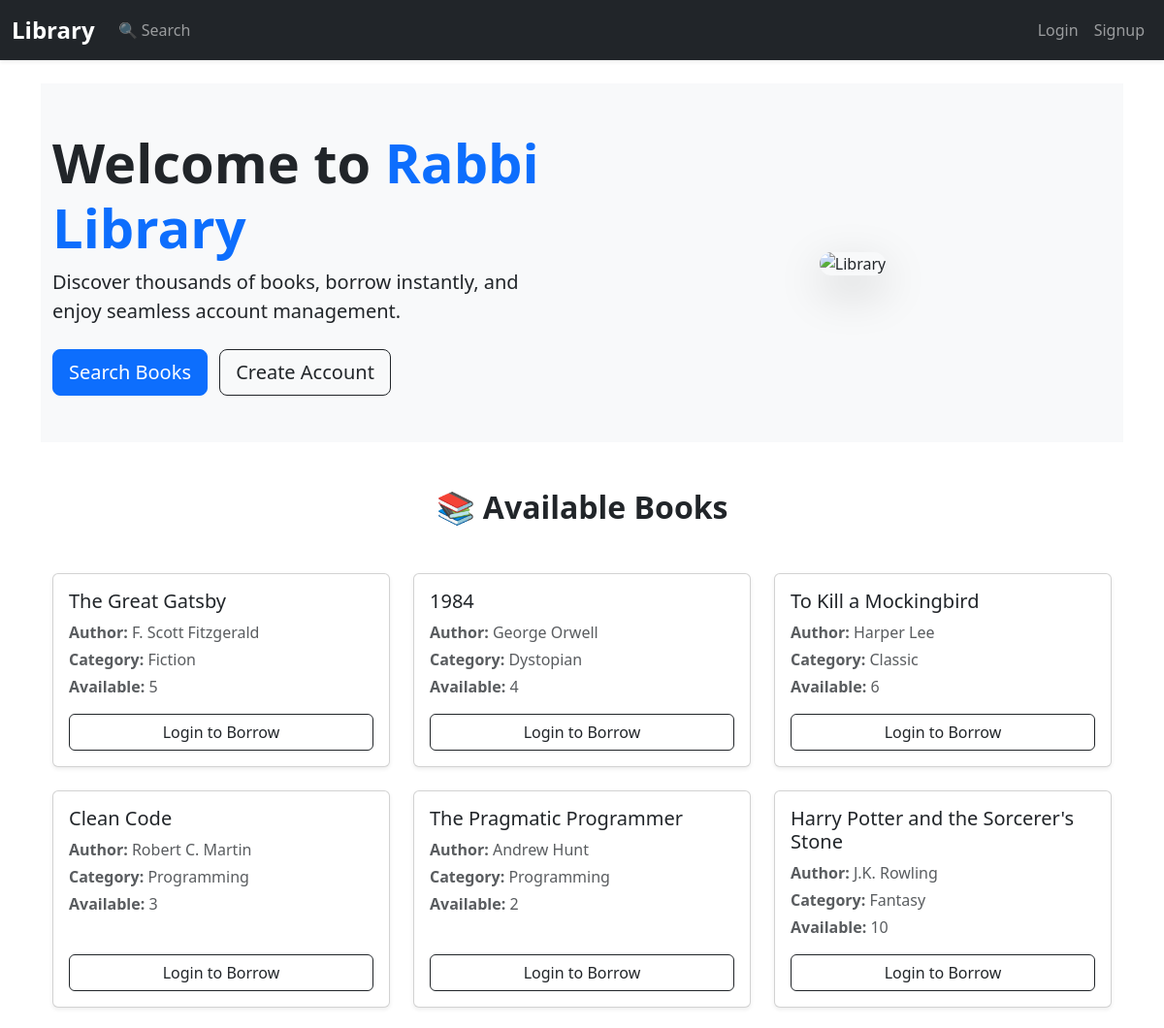
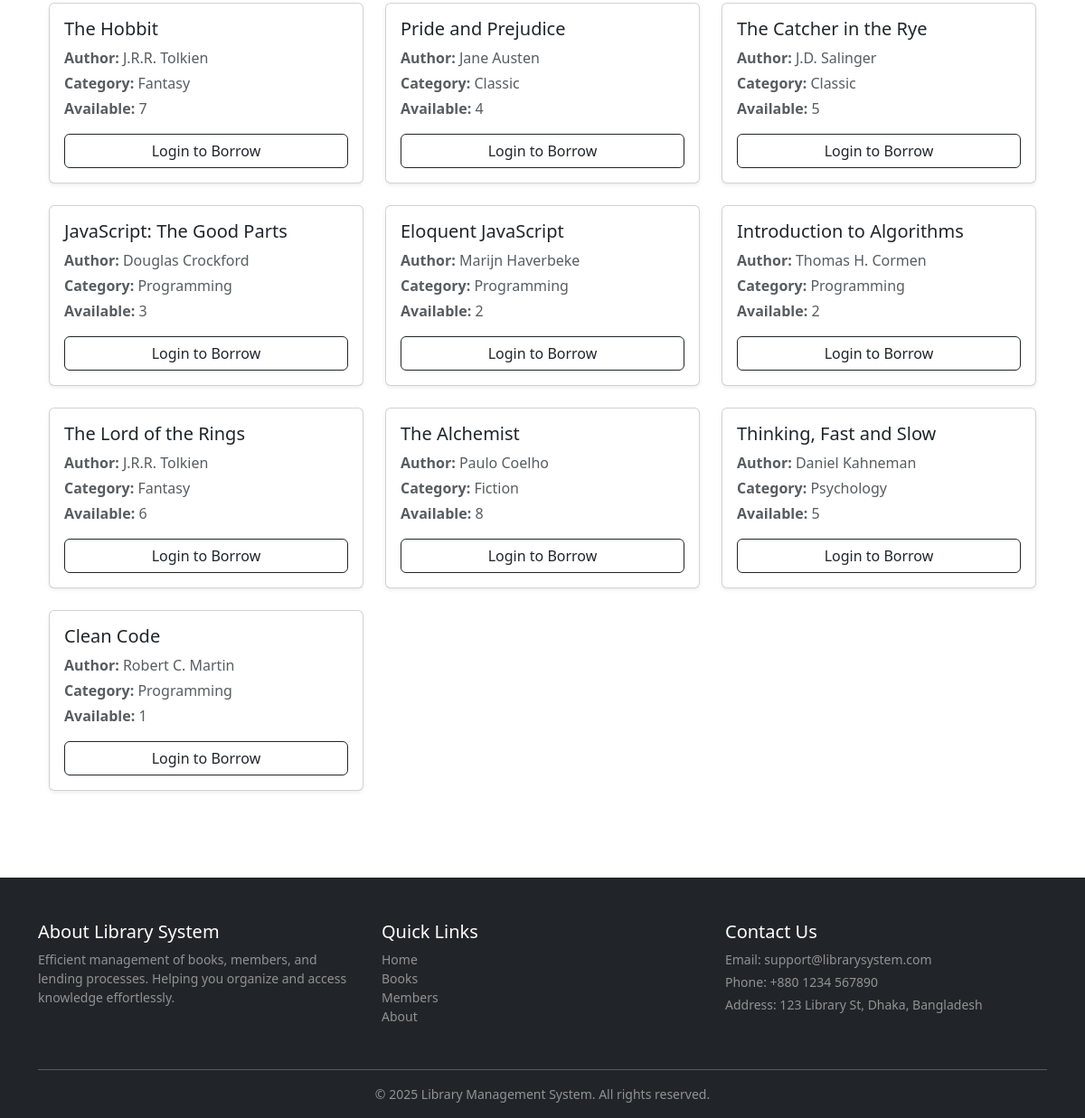
Page /libary/index.php on the committed database (2 pictures, top to bottom).
### tables this page shows
CREATE TABLE `books` (
  `id` int NOT NULL AUTO_INCREMENT,
  `title` varchar(200) NOT NULL,
  `author` varchar(150) NOT NULL,
  `category` varchar(100) DEFAULT NULL,
  `quantity` int DEFAULT '1',
  `created_at` timestamp NULL DEFAULT CURRENT_TIMESTAMP,
  PRIMARY KEY (`id`)
);

### libary/config.php (called while the page is built, shortened)
<?php
if (!function_exists('is_logged_in')) {
    function is_logged_in() {
        return isset($_SESSION['user_id']);
    }
}
?>

### libary/index.php (the view, shortened to what this page needs)
<?php
require_once 'config.php';
$result = $conn->query("SELECT * FROM books ORDER BY created_at DESC");
$books = $result->fetch_all(MYSQLI_ASSOC);
require 'header.php';
?>
<section class="py-5 bg-light">
  <div class="container">
    <div class="row align-items-center">
      <div class="col-md-6">
        <h1 class="display-4 fw-bold">
          Welcome to <span class="text-primary">Rabbi Library</span>
        </h1>
        <p class="lead">Discover thousands of books, borrow instantly, and enjoy seamless account management.</p>
        <div class="mt-4">
          <a href="/search.php" class="btn btn-primary btn-lg me-2">
            <i class="bi bi-search"></i> Search Books
          </a>
          <?php if(!is_logged_in()): ?>
            <a href="/signup.php" class="btn btn-outline-dark btn-lg">
              <i class="bi bi-person-plus"></i> Create Account
            </a>
          <?php else: ?>
            <a href="/my_borrows.php" class="btn btn-success btn-lg">
              <i class="bi bi-journal-bookmark"></i> My Borrows
            </a>
          <?php endif; ?>
        </div>
      </div>
      <div class="col-md-6 text-center mt-4 mt-md-0">
        <img src="https://images.unsplash.com/photo-1524995997946-a1c2e315a42f?w=900"
             class="img-fluid rounded-4 shadow-lg" alt="Library">
      </div>
    </div>
  </div>
</section>
<section class="py-5 bg-white">
  <div class="container">
    <h2 class="text-center mb-5 fw-bold">📚 Available Books</h2>
    <div class="row g-4">
      <?php if (count($books) > 0): ?>
        <?php foreach ($books as $book): ?>
          <div class="col-md-4 col-sm-6">
            <div class="card h-100 shadow-sm hover-effect">
              <div class="card-body d-flex flex-column">
                <h5 class="card-title"><?= htmlspecialchars($book['title']) ?></h5>
                <p class="text-muted mb-1"><strong>Author:</strong> <?= htmlspecialchars($book['author']) ?></p>
                <p class="text-muted mb-1"><strong>Category:</strong> <?= htmlspecialchars($book['category']) ?></p>
                <p class="text-muted mb-3"><strong>Available:</strong> <?= (int)$book['quantity'] ?></p>
                <div class="mt-auto">
                  <?php if (is_logged_in()): ?>
                    <a href="borrow.php?book_id=<?= $book['id'] ?>" class="btn btn-primary w-100">
                      <i class="bi bi-book"></i> Borrow
                    </a>
                  <?php else: ?>
                    <a href="login.php" class="btn btn-outline-dark w-100">
                      <i class="bi bi-box-arrow-in-right"></i> Login to Borrow
                    </a>
                  <?php endif; ?>
                </div>
              </div>
            </div>
          </div>
        <?php endforeach; ?>
      <?php else: ?>
        <p class="text-center">No books available right now.</p>
      <?php endif; ?>
    </div>
  </div>
</section>
<?php require 'footer.php'; ?>

### libary/header.php (shortened to what this page needs)
<?php
if (file_exists(__DIR__ . '/config.php')) {
    require __DIR__ . '/config.php';
} elseif (file_exists(__DIR__ . '/../config.php')) {
    require __DIR__ . '/../config.php';
}
$current_page = basename($_SERVER['PHP_SELF']);
?>
<!DOCTYPE html>
<html lang="en">
<head>
  <link href="https://cdn.jsdelivr.net/npm/bootstrap@5.3.3/dist/css/bootstrap.min.css" rel="stylesheet">
</head>
<body>
<nav class="navbar navbar-expand-lg navbar-dark bg-dark shadow-sm">
  <div class="container-fluid">
    <a class="navbar-brand fw-bold" href="<?php echo (is_logged_in() && is_admin()) ? 'admin/index.php' : 'index.php'; ?>">
      Library
    </a>
    <div class="collapse navbar-collapse" id="navbarNav">
      <ul class="navbar-nav me-auto mb-2 mb-lg-0">
        <?php if (is_logged_in() && is_admin()): ?>
          <li class="nav-item">
            <a class="nav-link <?php echo $current_page=='index.php'?'active':''; ?>" href="admin/index.php">📊 Dashboard</a>
          </li>
          <li class="nav-item">
            <a class="nav-link <?php echo $current_page=='add_book.php'?'active':''; ?>" href="admin/add_book.php">➕ Add Book</a>
          </li>
          <li class="nav-item">
            <a class="nav-link <?php echo $current_page=='reports.php'?'active':''; ?>" href="admin/reports.php">📊 Reports</a>
          </li>
        <?php else: ?>
          <li class="nav-item">
            <a class="nav-link <?php echo $current_page=='search.php'?'active':''; ?>" href="search.php">🔍 Search</a>
          </li>
        <?php endif; ?>
      </ul>
      <ul class="navbar-nav ms-auto mb-2 mb-lg-0">
        <?php if (is_logged_in()): ?>
          <li class="nav-item">
            <a class="nav-link text-danger" href="<?php echo (is_admin()) ? '../logout.php' : 'logout.php'; ?>">🚪 Logout</a>
          </li>
        <?php else: ?>
          <li class="nav-item">
            <a class="nav-link <?php echo $current_page=='login.php'?'active':''; ?>" href="login.php">Login</a>
          </li>
          <li class="nav-item">
            <a class="nav-link <?php echo $current_page=='signup.php'?'active':''; ?>" href="signup.php">Signup</a>
          </li>
        <?php endif; ?>
      </ul>
    </div>
  </div>
</nav>
<div class="container mt-4">

### libary/footer.php (shortened to what this page needs)
</div>
<footer class="bg-dark text-white pt-5 pb-3 mt-5">
  <div class="container">
    <div class="row">
      <div class="col-md-4 mb-3">
        <h5>About Library System</h5>
        <p class="small text-white-50">
          Efficient management of books, members, and lending processes. Helping you organize and access knowledge effortlessly.
        </p>
      </div>
      <div class="col-md-4 mb-3">
        <h5>Quick Links</h5>
        <ul class="list-unstyled small">
          <li><a href="index.php" class="text-white-50 text-decoration-none">Home</a></li>
          <li><a href="books.php" class="text-white-50 text-decoration-none">Books</a></li>
          <li><a href="members.php" class="text-white-50 text-decoration-none">Members</a></li>
          <li><a href="about.php" class="text-white-50 text-decoration-none">About</a></li>
        </ul>
      </div>
      <div class="col-md-4 mb-3">
        <h5>Contact Us</h5>
        <p class="small text-white-50 mb-1">Email: support@librarysystem.com</p>
        <p class="small text-white-50 mb-1">Phone: +880 1234 567890</p>
        <p class="small text-white-50">Address: 123 Library St, Dhaka, Bangladesh</p>
      </div>
    </div>
    <hr class="bg-white-50">
    <div class="text-center small text-white-50">
      &copy; <?= date('Y') ?> Library Management System. All rights reserved.
    </div>
  </div>
</footer>
</body>
</html>

### libary/header.php (style rules this page uses)
.navbar-brand { font-size: 1.5rem; }

### libary/index.php (style rules this page uses)
.hover-effect { transition: transform 0.3s, box-shadow 0.3s; }

### rows in the picture
books: title "The Great Gatsby", author "F. Scott Fitzgerald", category "Fiction", quantity "5"
books: title "1984", author "George Orwell", category "Dystopian", quantity "4"
books: title "To Kill a Mockingbird", author "Harper Lee", category "Classic", quantity "6"
books: title "Clean Code", author "Robert C. Martin", category "Programming", quantity "3"
books: title "The Pragmatic Programmer", author "Andrew Hunt", category "Programming", quantity "2"
books: title "Harry Potter and the Sorcerer's Stone", author "J.K. Rowling", category "Fantasy", quantity "10"
books: title "The Hobbit", author "J.R.R. Tolkien", category "Fantasy", quantity "7"
books: title "Pride and Prejudice", author "Jane Austen", category "Classic", quantity "4"
books: title "The Catcher in the Rye", author "J.D. Salinger", category "Classic", quantity "5"
books: title "JavaScript: The Good Parts", author "Douglas Crockford", category "Programming", quantity "3"
books: title "Eloquent JavaScript", author "Marijn Haverbeke", category "Programming", quantity "2"
books: title "Introduction to Algorithms", author "Thomas H. Cormen", category "Programming", quantity "2"
books: title "The Lord of the Rings", author "J.R.R. Tolkien", category "Fantasy", quantity "6"
books: title "The Alchemist", author "Paulo Coelho", category "Fiction", quantity "8"
books: title "Thinking, Fast and Slow", author "Daniel Kahneman", category "Psychology", quantity "5"
books: title "Clean Code", author "Robert C. Martin", category "Programming", quantity "1"
